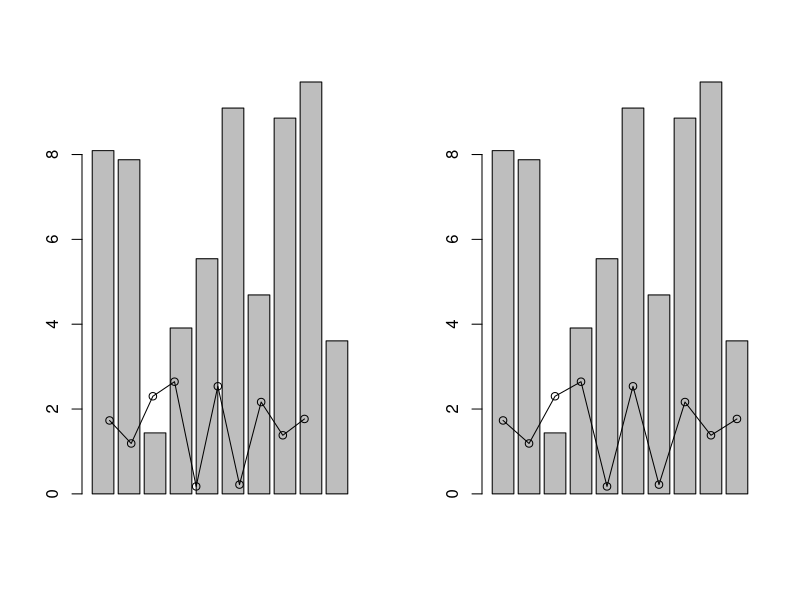
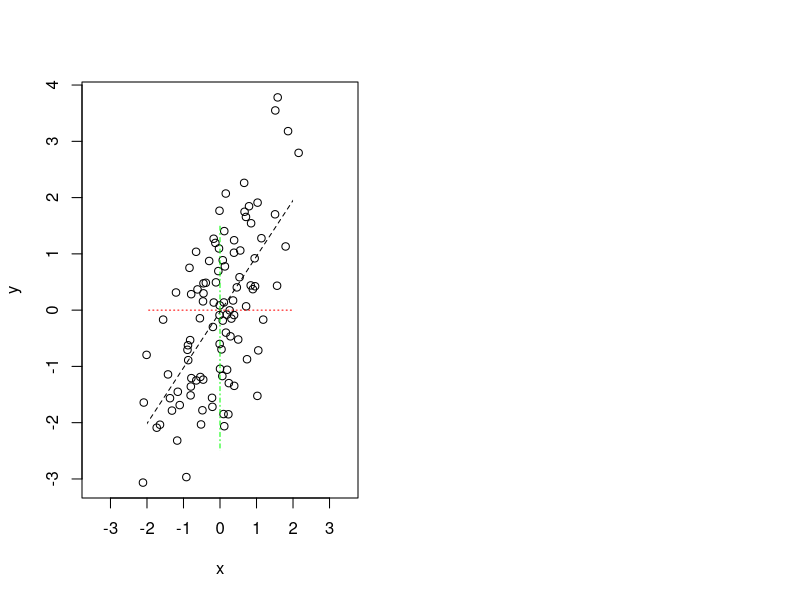

Write R code to recreate these figures, in order.

#---------------------------------------------------------#
# x11()
par(mfrow = c(1,2))
df <- data.frame(stolpec1 = 10 * runif(10), stolpec2 = 30 * runif(10))
barplot(df$stolpec1)
lines(df$stolpec2/10) #implicitno x = 1:10
points(df$stolpec2/10)

# x11()
df.bar <- barplot(df$stolpec1)
lines(x = df.bar, y = df$stolpec2/10)
points(x = df.bar, y = df$stolpec2/10)
# 
#install.packages('plotrix')
# x11()
library(plotrix)
# barp(df$stolpec1, col = 'grey70')
# lines(df$stolpec2/10)
# points(df$stolpec2/10)
# 
x <- rnorm(100)
y <- x + rnorm(100)
lmfit <- lm(y~x)
plot(x, y, xlim=c(-3.5, 3.5))
ablineclip(lmfit, x1 = -2, x2 = 2, lty = 2)
ablineclip(h = 0, x1 = -2,x2 = 2,lty = 3, col = 'red')
ablineclip(v = 0, y1 = -2.5, y2 = 1.5, lty=4, col = 'green')
# 
# x=c(99,9,104,67,86,53,83,29,127,31,179,86,74,80,100,150,68,18,81,47)
# names(x)= c('A','C','E','D','G','F','I','H','K','M','L','N','Q','P','S','R','T','W','V','Y')
# barplot(x)
# y= c(105673,18140,92426,76776,93974,53470,75155,30700,77847,28863,124602,55703,
#      50160,60685,78693,69581,70846,18285,92789,45728)
# names(y)= c('A','C','E','D','G','F','I','H','K','M','L','N','Q','P','S','R','T','W','V','Y')
# barplot(y)






